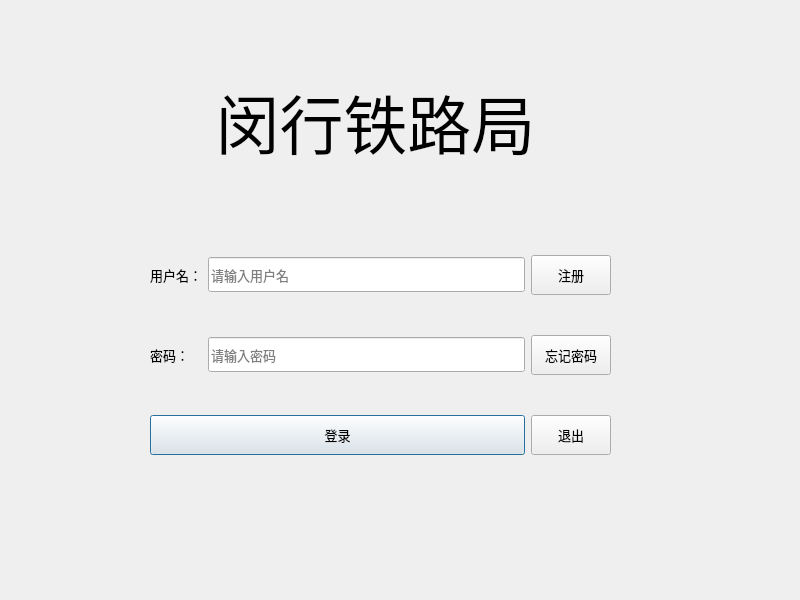
<?xml version="1.0" encoding="UTF-8"?>
<ui version="4.0">
 <class>LoginDialog</class>
 <widget class="QDialog" name="LoginDialog">
  <property name="windowModality">
   <enum>Qt::ApplicationModal</enum>
  </property>
  <property name="geometry">
   <rect>
    <x>0</x>
    <y>0</y>
    <width>800</width>
    <height>600</height>
   </rect>
  </property>
  <property name="sizePolicy">
   <sizepolicy hsizetype="Fixed" vsizetype="Fixed">
    <horstretch>0</horstretch>
    <verstretch>0</verstretch>
   </sizepolicy>
  </property>
  <property name="minimumSize">
   <size>
    <width>800</width>
    <height>600</height>
   </size>
  </property>
  <property name="maximumSize">
   <size>
    <width>800</width>
    <height>600</height>
   </size>
  </property>
  <property name="windowTitle">
   <string>登录窗口</string>
  </property>
  <widget class="QWidget" name="layoutWidget">
   <property name="geometry">
    <rect>
     <x>150</x>
     <y>230</y>
     <width>461</width>
     <height>251</height>
    </rect>
   </property>
   <property name="font">
    <font>
     <family>华文宋体</family>
     <pointsize>10</pointsize>
    </font>
   </property>
   <layout class="QGridLayout" name="gridLayout">
    <property name="verticalSpacing">
     <number>15</number>
    </property>
    <item row="0" column="0">
     <widget class="QLabel" name="label">
      <property name="font">
       <font>
        <family>华文宋体</family>
        <pointsize>10</pointsize>
       </font>
      </property>
      <property name="text">
       <string>用户名：</string>
      </property>
     </widget>
    </item>
    <item row="2" column="0" colspan="2">
     <widget class="QPushButton" name="loginPushButton">
      <property name="minimumSize">
       <size>
        <width>0</width>
        <height>40</height>
       </size>
      </property>
      <property name="font">
       <font>
        <family>华文宋体</family>
        <pointsize>10</pointsize>
       </font>
      </property>
      <property name="text">
       <string>登录</string>
      </property>
     </widget>
    </item>
    <item row="1" column="0">
     <widget class="QLabel" name="label_2">
      <property name="font">
       <font>
        <family>华文宋体</family>
        <pointsize>10</pointsize>
       </font>
      </property>
      <property name="text">
       <string>密码：</string>
      </property>
     </widget>
    </item>
    <item row="2" column="2">
     <widget class="QPushButton" name="exitPushButton">
      <property name="minimumSize">
       <size>
        <width>0</width>
        <height>40</height>
       </size>
      </property>
      <property name="font">
       <font>
        <family>华文宋体</family>
        <pointsize>10</pointsize>
       </font>
      </property>
      <property name="text">
       <string>退出</string>
      </property>
     </widget>
    </item>
    <item row="0" column="1">
     <widget class="QLineEdit" name="idLE">
      <property name="minimumSize">
       <size>
        <width>0</width>
        <height>35</height>
       </size>
      </property>
      <property name="font">
       <font>
        <family>华文宋体</family>
        <pointsize>10</pointsize>
       </font>
      </property>
      <property name="placeholderText">
       <string>请输入用户名</string>
      </property>
     </widget>
    </item>
    <item row="1" column="1">
     <widget class="QLineEdit" name="pwdLE">
      <property name="minimumSize">
       <size>
        <width>0</width>
        <height>35</height>
       </size>
      </property>
      <property name="font">
       <font>
        <family>华文宋体</family>
        <pointsize>10</pointsize>
       </font>
      </property>
      <property name="inputMethodHints">
       <set>Qt::ImhHiddenText|Qt::ImhNoAutoUppercase|Qt::ImhNoPredictiveText|Qt::ImhSensitiveData</set>
      </property>
      <property name="echoMode">
       <enum>QLineEdit::Password</enum>
      </property>
      <property name="placeholderText">
       <string>请输入密码</string>
      </property>
     </widget>
    </item>
    <item row="0" column="2">
     <widget class="QPushButton" name="signupPushButton">
      <property name="minimumSize">
       <size>
        <width>0</width>
        <height>40</height>
       </size>
      </property>
      <property name="font">
       <font>
        <family>华文宋体</family>
        <pointsize>10</pointsize>
       </font>
      </property>
      <property name="text">
       <string>注册</string>
      </property>
     </widget>
    </item>
    <item row="1" column="2">
     <widget class="QPushButton" name="forgetPwdPushButton">
      <property name="minimumSize">
       <size>
        <width>0</width>
        <height>40</height>
       </size>
      </property>
      <property name="font">
       <font>
        <family>华文宋体</family>
        <pointsize>10</pointsize>
       </font>
      </property>
      <property name="text">
       <string>忘记密码</string>
      </property>
     </widget>
    </item>
   </layout>
  </widget>
  <widget class="QLabel" name="label_3">
   <property name="geometry">
    <rect>
     <x>190</x>
     <y>50</y>
     <width>371</width>
     <height>141</height>
    </rect>
   </property>
   <property name="font">
    <font>
     <family>华文新魏</family>
     <pointsize>48</pointsize>
    </font>
   </property>
   <property name="text">
    <string>闵行铁路局</string>
   </property>
   <property name="alignment">
    <set>Qt::AlignCenter</set>
   </property>
  </widget>
  <widget class="QLabel" name="label_4">
   <property name="geometry">
    <rect>
     <x>30</x>
     <y>70</y>
     <width>131</width>
     <height>111</height>
    </rect>
   </property>
   <property name="text">
    <string/>
   </property>
   <property name="pixmap">
    <pixmap resource="myicon.qrc">:/myimages/images/loginr.png</pixmap>
   </property>
   <property name="scaledContents">
    <bool>true</bool>
   </property>
  </widget>
  <widget class="QLabel" name="label_5">
   <property name="geometry">
    <rect>
     <x>600</x>
     <y>70</y>
     <width>131</width>
     <height>111</height>
    </rect>
   </property>
   <property name="text">
    <string/>
   </property>
   <property name="pixmap">
    <pixmap resource="myicon.qrc">:/myimages/images/loginl.png</pixmap>
   </property>
   <property name="scaledContents">
    <bool>true</bool>
   </property>
  </widget>
 </widget>
 <tabstops>
  <tabstop>idLE</tabstop>
  <tabstop>pwdLE</tabstop>
  <tabstop>loginPushButton</tabstop>
  <tabstop>exitPushButton</tabstop>
 </tabstops>
 <resources>
  <include location="myicon.qrc"/>
 </resources>
 <connections>
  <connection>
   <sender>exitPushButton</sender>
   <signal>clicked()</signal>
   <receiver>LoginDialog</receiver>
   <slot>close()</slot>
   <hints>
    <hint type="sourcelabel">
     <x>419</x>
     <y>242</y>
    </hint>
    <hint type="destinationlabel">
     <x>297</x>
     <y>259</y>
    </hint>
   </hints>
  </connection>
 </connections>
</ui>
